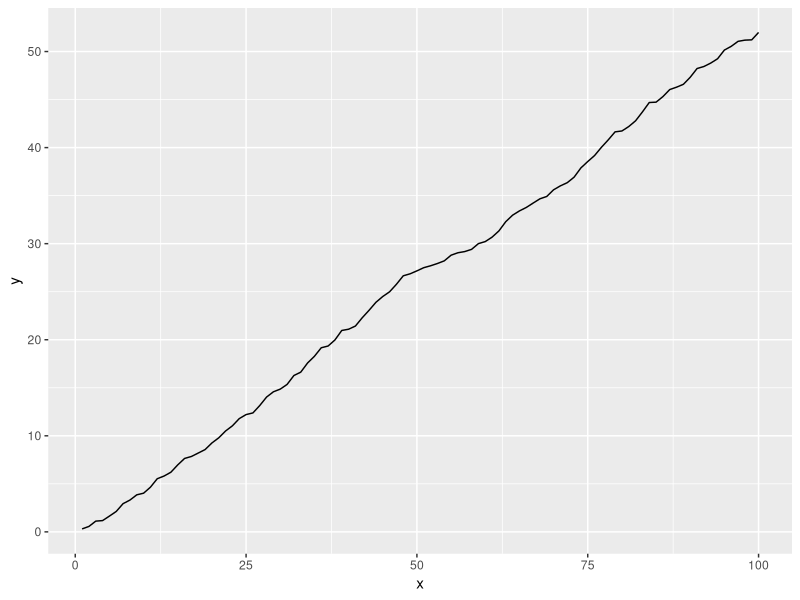
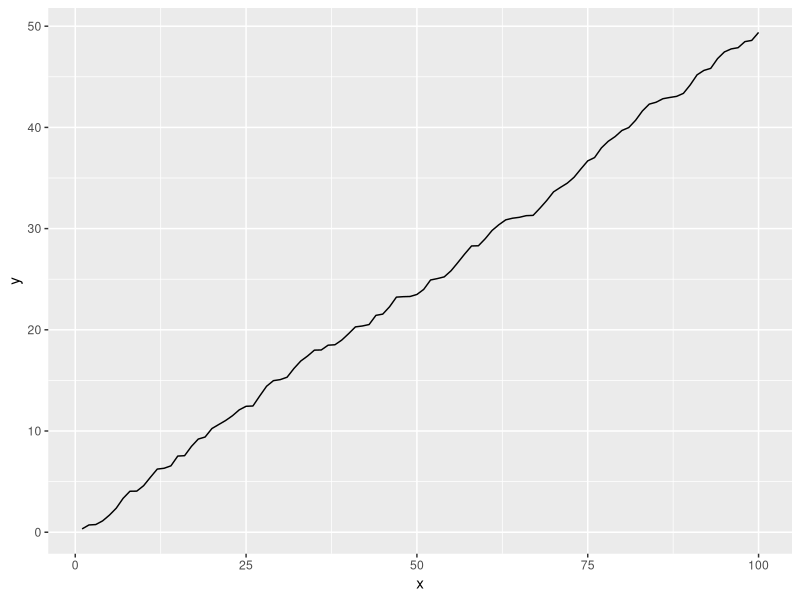

Source code (R) for these figures, in order: (Note: this script raises an error after producing the figures.)
## ---- chunk 1
library(ggplot2)

set.seed(100)
d1 <- data.frame(x = 1:100, y = cumsum(runif(100)))
d2 <- data.frame(x = 1:100, y = cumsum(runif(100)))

plot_all <- function(...) {
  l <- lapply(list(...), function(d) ggplot(d, aes(x, y)) + geom_line())
  l <- unname(l)
  class(l) <- "manyplot"
  l
}

print.manyplot <- function(x, ...) {
  do.call(gridExtra::grid.arrange, x)
}

p <- plot_all(d1, d2)
p
## ---- chunk 2
`+.manyplot` <- function(e1, e2) {
  l <- lapply(e1, function(x) x + e2)
  class(l) <- "manyplot"
  l
}
## ---- chunk 3
p + theme_bw()
## ---- chunk 4
foo <- function(x) structure(x, class = "foo")
`+.foo` <- function(e1, e2) message("foo!")

bar <- function(x) structure(x, class = "bar")
`+.bar` <- function(e1, e2) message("bar?")

# both have the same S3 method
foo(1) + foo(1)

# both have different S3 methods
foo(1) + bar(1)

# `a` has a method, and `b` doesn't
foo() + 1

# `b` has a method, and `a` doesn't
1 + foo()

# both don't have methods
rm(`+.foo`)
foo(1) + foo(1)
